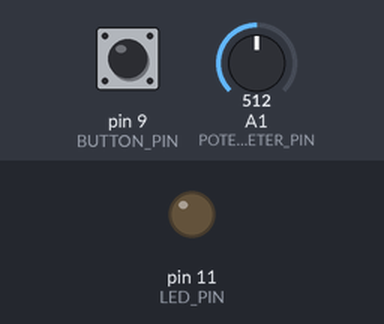
Recording of a sketch running on a simulated Arduino Uno, built with avr-gcc and run on an emulated ATmega328P. Parts: output pins drawn as LEDs (lit = HIGH). The inputs (shaded band) are chosen by the test bench; at power-on: pin 9 (BUTTON_PIN) HIGH, A1 (POTENTIOMETER_PIN) = 512.

Above: at 1.2 s.
1.3 s: pin 9 (BUTTON_PIN) pulled LOW for 0.15 s
At 2.3 s:
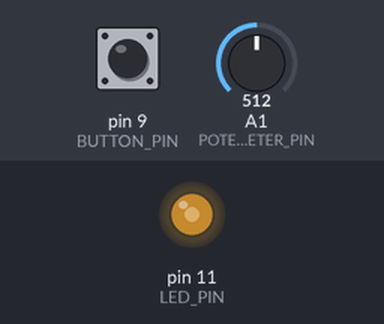
Timing chart, 0 to 4.3 s (numbered marks = the images above; inputs shaded):
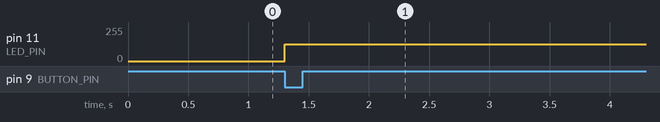

Measured:
- after the input at 1.3 s, pin 11 (LED_PIN): 0/255 → 127/255 at once

The sketch:

app1.ino
```cpp
#define LED_PIN 11
#define BUTTON_PIN 9
#define POTENTIOMETER_PIN A1

void setup()
{
  pinMode(LED_PIN, OUTPUT);
  pinMode(BUTTON_PIN, INPUT_PULLUP);
}

void loop()
{
  if (digitalRead(BUTTON_PIN) == LOW){
    int potentiometerValue = analogRead(POTENTIOMETER_PIN);
    int brightness = map(potentiometerValue, 0, 1023, 0, 255);
    analogWrite(LED_PIN, brightness);
  }
}
```
